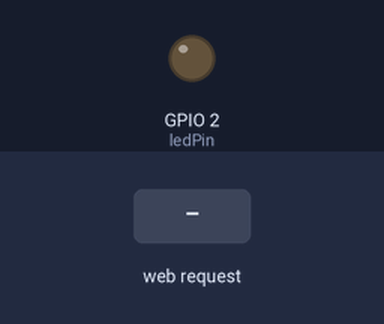
A sketch run on a simulated ESP32. On the bench: output pins drawn as LEDs (lit = HIGH). Inputs (shaded band) come from the test bench. WiFi joins after 1.5 s; servers stay silent unless stated; what the sketch prints to the serial monitor is not drawn.

Above: at 2.7 s.
2.8 s: HTTP request GET /set?bright=1 received
At 4.0 s:
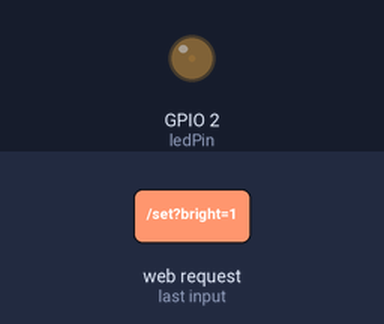
4.3 s: HTTP request GET /set?bright=120 received
At 5.3 s:
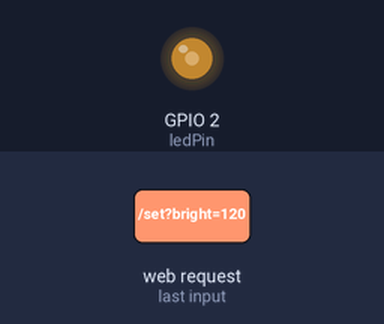
Timing chart, 0 to 7.3 s (numbered marks = the images above; inputs shaded):
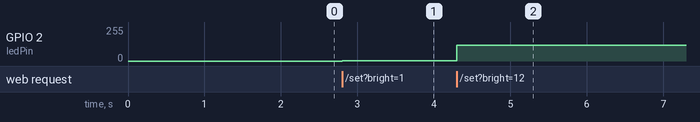

Measured:
- after the input at 2.8 s, GPIO 2 (ledPin): 0/255 → 1/255 at once
- after the input at 4.3 s, GPIO 2 (ledPin): 1/255 → 120/255 at once

The sketch:

ex07.ino
```cpp
#include <WiFi.h>
#include <WebServer.h>

// WiFi配置（你的热点信息无误，引号是英文双引号，没问题）
const char* ssid     = "OPPO Reno15 43F0";
const char* password = "85126838";

WebServer server(80);
const uint8_t ledPin = 2;
uint8_t ledBright = 0; // 亮度0-255

// HTML网页，包含range滑动条+JS fetch发送亮度
String htmlPage = R"HTML(
<!DOCTYPE html>
<html>
<head>
<meta charset="UTF-8">
<title>ESP32无极调光</title>
<style>
body{text-align:center;margin-top:50px;font-size:22px;}
#slider{width:80%;height:30px;margin:30px 0;}
</style>
</head>
<body>
<h2>LED亮度调节</h2>
<input type="range" id="slider" min="0" max="255" value="0">
<div>当前亮度值：<span id="val">0</span></div>
<script>
const slider = document.getElementById('slider');
// 修复：删除多余的右括号
const valSpan = document.getElementById('val');
// 滑动条变动触发请求
slider.addEventListener('input', function(){
    let v = this.value;
    valSpan.innerText = v;
    // GET请求发送亮度到ESP32
    fetch(`/set?bright=${v}`);
})
</script>
</body>
</html>
)HTML";

void handleRoot() {
  server.send(200, "text/html", htmlPage);
}

void handleSetBright() {
  if(server.hasArg("bright")){
    ledBright = server.arg("bright").toInt();
    ledBright = constrain(ledBright, 0, 255);
    analogWrite(ledPin, ledBright);
  }
  server.send(200, "text/plain", "OK");
}

void setupWeb() {
  server.on("/", handleRoot);
  server.on("/set", handleSetBright);
  server.begin();
}

void setup() {
  Serial.begin(115200);
  pinMode(ledPin, OUTPUT);
  analogWrite(ledPin, 0);

  // 连接WiFi
  WiFi.begin(ssid, password);
  while(WiFi.status() != WL_CONNECTED){
    delay(500);
    Serial.print(".");
  }
  // 连接成功后串口打印设备IP地址
  Serial.println("\nWiFi已连接，IP：" + WiFi.localIP().toString());
  setupWeb();
}

void loop() {
  server.handleClient();
}
```
